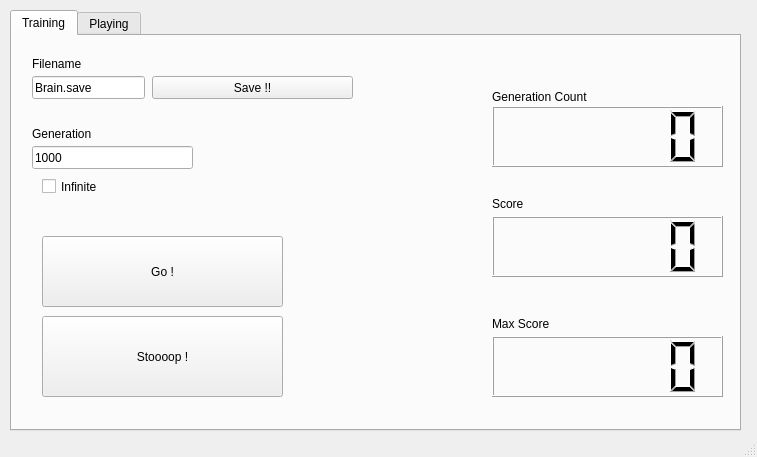
<?xml version="1.0" encoding="UTF-8"?>
<ui version="4.0">
 <class>MainWindow</class>
 <widget class="QMainWindow" name="MainWindow">
  <property name="geometry">
   <rect>
    <x>0</x>
    <y>0</y>
    <width>757</width>
    <height>457</height>
   </rect>
  </property>
  <property name="windowTitle">
   <string>Mind UI</string>
  </property>
  <property name="windowIcon">
   <iconset>
    <normaloff>brain.png</normaloff>brain.png</iconset>
  </property>
  <widget class="QWidget" name="centralWidget">
   <widget class="QTabWidget" name="tabWidget">
    <property name="geometry">
     <rect>
      <x>10</x>
      <y>10</y>
      <width>731</width>
      <height>421</height>
     </rect>
    </property>
    <property name="currentIndex">
     <number>0</number>
    </property>
    <widget class="QWidget" name="tab_1">
     <attribute name="title">
      <string>Training</string>
     </attribute>
     <widget class="QLineEdit" name="lineEdit_training_generation">
      <property name="geometry">
       <rect>
        <x>20</x>
        <y>110</y>
        <width>161</width>
        <height>23</height>
       </rect>
      </property>
      <property name="text">
       <string>1000</string>
      </property>
      <property name="frame">
       <bool>true</bool>
      </property>
     </widget>
     <widget class="QLabel" name="label_training_filename">
      <property name="geometry">
       <rect>
        <x>20</x>
        <y>20</y>
        <width>81</width>
        <height>16</height>
       </rect>
      </property>
      <property name="text">
       <string>Filename</string>
      </property>
     </widget>
     <widget class="QLineEdit" name="lineEdit_training_filename">
      <property name="geometry">
       <rect>
        <x>20</x>
        <y>40</y>
        <width>113</width>
        <height>23</height>
       </rect>
      </property>
      <property name="text">
       <string>Brain.save</string>
      </property>
     </widget>
     <widget class="QLabel" name="label_training_generation">
      <property name="geometry">
       <rect>
        <x>20</x>
        <y>90</y>
        <width>111</width>
        <height>16</height>
       </rect>
      </property>
      <property name="text">
       <string>Generation</string>
      </property>
     </widget>
     <widget class="QCheckBox" name="checkBox_training_infinite">
      <property name="geometry">
       <rect>
        <x>30</x>
        <y>140</y>
        <width>88</width>
        <height>21</height>
       </rect>
      </property>
      <property name="text">
       <string>Infinite</string>
      </property>
     </widget>
     <widget class="QPushButton" name="pushButton_training_go">
      <property name="geometry">
       <rect>
        <x>30</x>
        <y>200</y>
        <width>241</width>
        <height>71</height>
       </rect>
      </property>
      <property name="text">
       <string>Go !</string>
      </property>
     </widget>
     <widget class="QLCDNumber" name="lcdNumber_score">
      <property name="geometry">
       <rect>
        <x>480</x>
        <y>180</y>
        <width>231</width>
        <height>61</height>
       </rect>
      </property>
      <property name="digitCount">
       <number>6</number>
      </property>
     </widget>
     <widget class="QLCDNumber" name="lcdNumber_gencount">
      <property name="geometry">
       <rect>
        <x>480</x>
        <y>70</y>
        <width>231</width>
        <height>61</height>
       </rect>
      </property>
      <property name="digitCount">
       <number>6</number>
      </property>
     </widget>
     <widget class="QPushButton" name="pushButton_training_stop">
      <property name="geometry">
       <rect>
        <x>30</x>
        <y>280</y>
        <width>241</width>
        <height>81</height>
       </rect>
      </property>
      <property name="text">
       <string>Stoooop !</string>
      </property>
     </widget>
     <widget class="QLabel" name="label_training_gencount">
      <property name="geometry">
       <rect>
        <x>480</x>
        <y>50</y>
        <width>161</width>
        <height>21</height>
       </rect>
      </property>
      <property name="text">
       <string>Generation Count</string>
      </property>
     </widget>
     <widget class="QLabel" name="label_training_score">
      <property name="geometry">
       <rect>
        <x>480</x>
        <y>160</y>
        <width>61</width>
        <height>15</height>
       </rect>
      </property>
      <property name="text">
       <string>Score</string>
      </property>
     </widget>
     <widget class="QLCDNumber" name="lcdNumber_max_score">
      <property name="geometry">
       <rect>
        <x>480</x>
        <y>300</y>
        <width>231</width>
        <height>61</height>
       </rect>
      </property>
      <property name="digitCount">
       <number>6</number>
      </property>
     </widget>
     <widget class="QLabel" name="label_training_maxscore">
      <property name="geometry">
       <rect>
        <x>480</x>
        <y>280</y>
        <width>111</width>
        <height>16</height>
       </rect>
      </property>
      <property name="text">
       <string>Max Score</string>
      </property>
     </widget>
     <widget class="QPushButton" name="pushButton_training_save">
      <property name="geometry">
       <rect>
        <x>140</x>
        <y>40</y>
        <width>201</width>
        <height>23</height>
       </rect>
      </property>
      <property name="text">
       <string>Save !!</string>
      </property>
     </widget>
    </widget>
    <widget class="QWidget" name="tab_2">
     <attribute name="title">
      <string>Playing</string>
     </attribute>
     <widget class="QLabel" name="label_playing_file">
      <property name="geometry">
       <rect>
        <x>20</x>
        <y>120</y>
        <width>91</width>
        <height>16</height>
       </rect>
      </property>
      <property name="text">
       <string>Brain File</string>
      </property>
     </widget>
     <widget class="QPushButton" name="pushButton_playing_play">
      <property name="geometry">
       <rect>
        <x>20</x>
        <y>190</y>
        <width>271</width>
        <height>61</height>
       </rect>
      </property>
      <property name="text">
       <string>Go Play</string>
      </property>
     </widget>
     <widget class="QLineEdit" name="lineEdit_playing_filename">
      <property name="geometry">
       <rect>
        <x>20</x>
        <y>150</y>
        <width>161</width>
        <height>23</height>
       </rect>
      </property>
      <property name="text">
       <string>Brain.save</string>
      </property>
     </widget>
     <widget class="QPushButton" name="pushButton_playing_playlast">
      <property name="geometry">
       <rect>
        <x>20</x>
        <y>270</y>
        <width>271</width>
        <height>61</height>
       </rect>
      </property>
      <property name="text">
       <string>Play Last Brain</string>
      </property>
     </widget>
    </widget>
   </widget>
  </widget>
  <widget class="QStatusBar" name="statusBar"/>
 </widget>
 <layoutdefault spacing="6" margin="11"/>
 <resources/>
 <connections/>
</ui>
